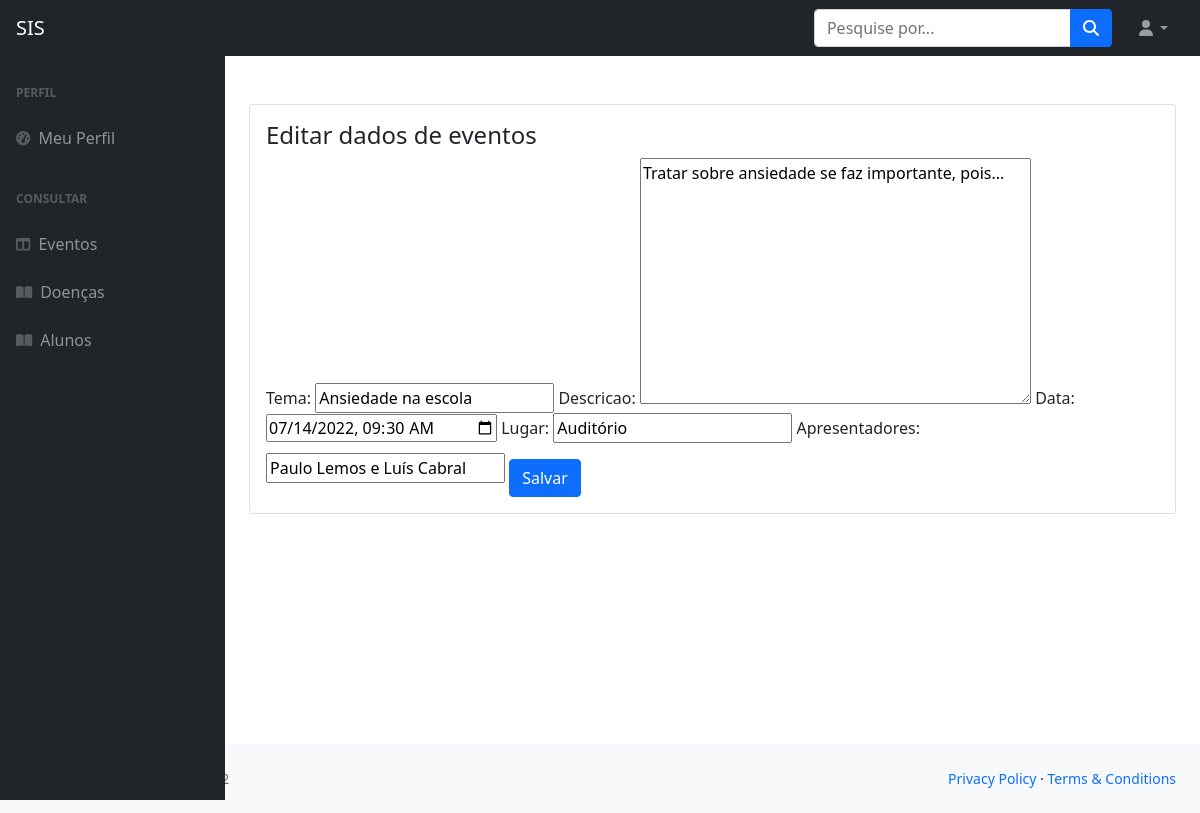
The page /eventos/editar/7 (signed in) on the database its author committed.
### eventos/models.py (models this page shows)
class Evento(models.Model):
  enfermeiro = models.ForeignKey(Enfermeiro, on_delete=models.SET_NULL, null=True)
  tema = models.CharField(max_length=200)
  descricao = models.TextField()
  data = models.DateTimeField()
  lugar = models.CharField(max_length=100)
  apresentadores = models.CharField(max_length=200)

### eventos/views.py (the view)
# urls.py: path('editar/<int:evento_id>', views.editar, name="editar"),
@login_required
def editar(request, evento_id):
    Enfermeiro.objects.get(user=request.user)
    evento = Evento.objects.get(pk=evento_id)
    if request.POST:
        form = EventoForm(request.POST, instance=evento)
        if form.is_valid():
            form.save()
            return HttpResponseRedirect("/eventos")
    else:
        form = EventoForm(instance=evento)
    context = {
        'form': form,
        'evento_id': evento_id
    }
    return render(request, 'eventos/editar.html', context)

### eventos/forms.py
class EventoForm(ModelForm):
  class Meta:
    model = Evento
    exclude = ['enfermeiro']
    fields = '__all__'
    widgets = {
      'data': DateTimeInput(
        attrs={ 'type': 'datetime-local' },
        format='%Y-%m-%dT%H:%M'
      )
    }

### templates/eventos/editar.html (shortened to what this page needs)
{% extends '_base.html' %}
{% load bootstrap %}
{% block content %}
<div class="row">
    <div class="col-12">
        <div class="card">
            <div class="card-body">
                <h4 class="card-title">Editar dados de eventos</h4>
                <form action="/eventos/editar/{{evento_id}}" method="post">
                    {{form|bootstrap}}
                    <input type="submit" class="btn btn-primary mt-3" value="Salvar">
                </form>
            </div>
        </div>
    </div>
</div>
{% endblock %}

### rows shown on the page
Evento: tema "Ansiedade na escola", descricao "Tratar sobre ansiedade se faz importante, pois...", data "07/14/2022 09:30", lugar "Auditório", apresentadores "Paulo Lemos e Luís Cabral"
